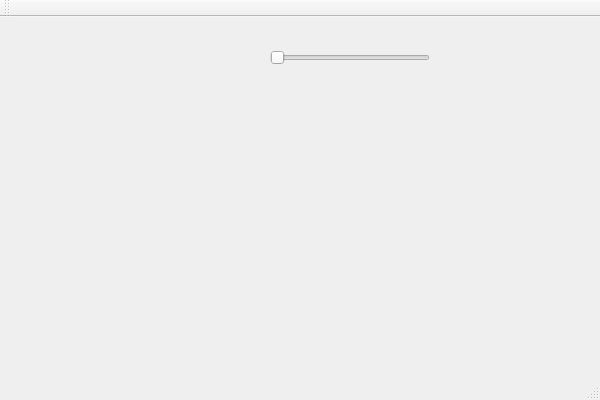
<?xml version="1.0" encoding="UTF-8"?>
<ui version="4.0">
 <class>GLWidgetClass</class>
 <widget class="QMainWindow" name="GLWidgetClass">
  <property name="geometry">
   <rect>
    <x>0</x>
    <y>0</y>
    <width>600</width>
    <height>400</height>
   </rect>
  </property>
  <property name="windowTitle">
   <string>GLWidget</string>
  </property>
  <widget class="QWidget" name="centralWidget">
   <widget class="QSlider" name="horizontalSlider">
    <property name="geometry">
     <rect>
      <x>270</x>
      <y>30</y>
      <width>160</width>
      <height>22</height>
     </rect>
    </property>
    <property name="orientation">
     <enum>Qt::Horizontal</enum>
    </property>
   </widget>
  </widget>
  <widget class="QMenuBar" name="menuBar">
   <property name="geometry">
    <rect>
     <x>0</x>
     <y>0</y>
     <width>600</width>
     <height>21</height>
    </rect>
   </property>
  </widget>
  <widget class="QToolBar" name="mainToolBar">
   <attribute name="toolBarArea">
    <enum>TopToolBarArea</enum>
   </attribute>
   <attribute name="toolBarBreak">
    <bool>false</bool>
   </attribute>
  </widget>
  <widget class="QStatusBar" name="statusBar"/>
 </widget>
 <layoutdefault spacing="6" margin="11"/>
 <resources>
  <include location="glwidget.qrc"/>
 </resources>
 <connections/>
</ui>
